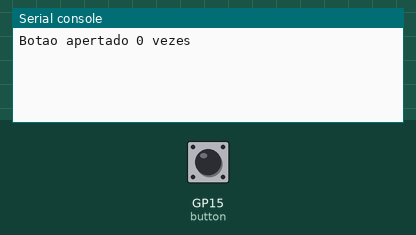
The program below on a simulated Raspberry Pi Pico running CircuitPython. Parts: the last lines printed to the serial console. The inputs (shaded band) are chosen by the test bench; at power-on: GP15 (button) HIGH.

Above: at 1.2 s.
1.3 s: GP15 (button) pulled LOW for 0.15 s
At 2.4 s:
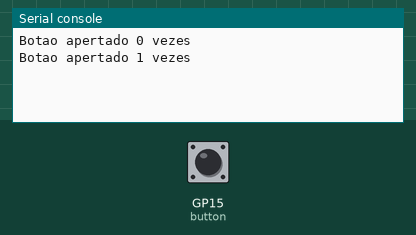
2.9 s: GP15 (button) pulled LOW for 1 s
At 3.7 s:
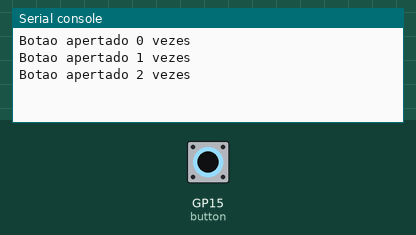
5.4 s: GP15 (button) pulled LOW for 0.15 s
At 6.8 s:
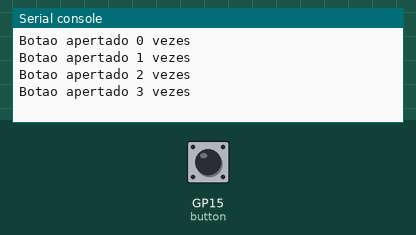
Timing chart, 0 to 8.4 s (numbered marks = the images above; inputs shaded):
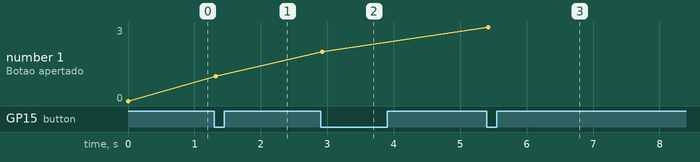

The program:

button_cpython.py
```python
# Exemplo com Botao

import digitalio
import board
import time

def time_ms():
    return time.monotonic_ns() // 1000000

class Button:
    def __init__(self, pin, debounce=20):
        self.pinButton = digitalio.DigitalInOut(pin)
        self.pinButton.pull = digitalio.Pull.UP
        self.pressed = False
        self.debounce = debounce
        self.last = self.pinButton.value
        self.lastTime = time_ms()

    def isPressed(self):
        val = self.pinButton.value
        if val != self.last:
            # leitura mudou
            self.last = val
            self.lastTime = time_ms()
        elif (val == 0) != self.pressed:
            dif = time_ms() - self.lastTime
            if dif > self.debounce:
                # atualiza estado do botao
                self.pressed = val == 0
        return self.pressed

# Programa de teste
button = Button(board.GP15)
counter = 0
while True:
    print ("Botao apertado {} vezes".format(counter))
    while button.isPressed():
        time.sleep(0.001)
    while not button.isPressed():
        time.sleep(0.001)
    counter = counter+1
```

Measured:
- after the input at 1.3 s, the serial console: prints a new line at once (image 1)
- after the input at 2.9 s, the serial console: prints a new line at once (image 2)
- after the input at 5.4 s, the serial console: prints a new line at once (image 3)
- plotted number 1: 0 → 1 after the input at 1.3 s, 1 → 2 after the input at 2.9 s, 2 → 3 after the input at 5.4 s
